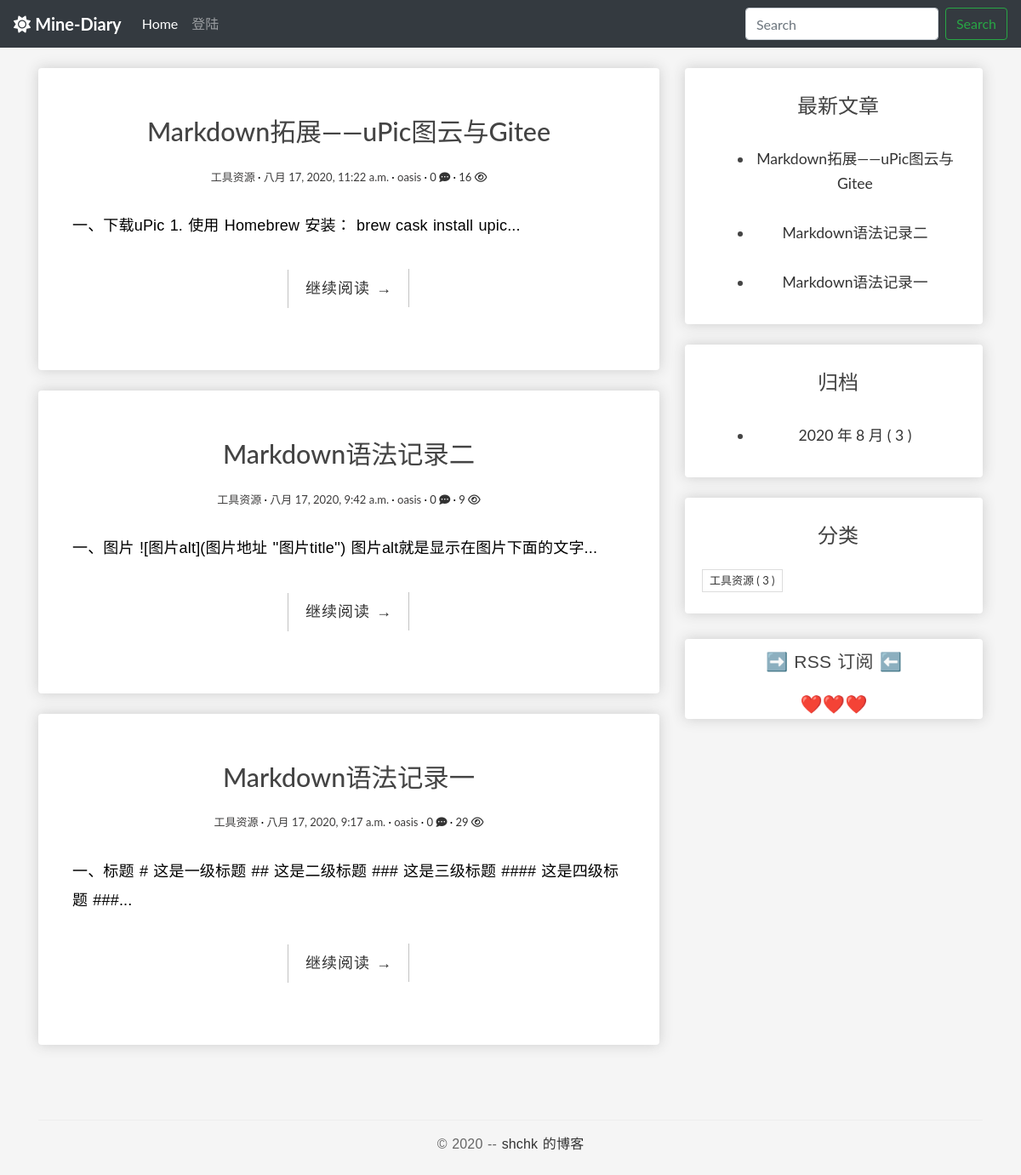
The app's page /categories/23/, older data.
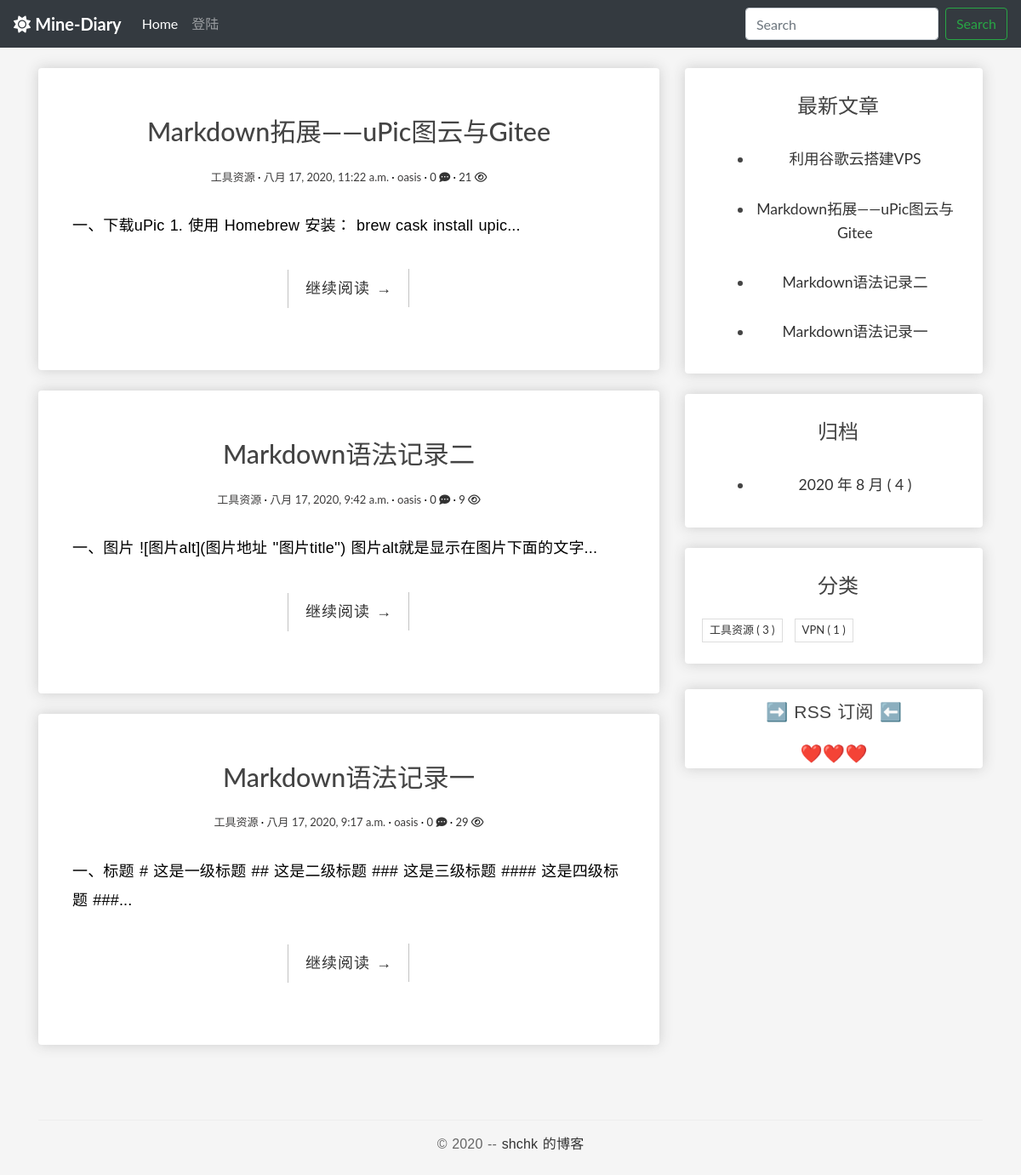
The same page, newer data.
### blog/models.py (models this page shows, shortened)
class Post(models.Model):
    author = models.ForeignKey(
        User, verbose_name='作者', on_delete=models.CASCADE)
    title = models.CharField('标题', max_length=100)
    body = models.TextField('正文')
    created_time = models.DateTimeField('创建时间', default=timezone.now)
    modified_time = models.DateTimeField('修改时间')
    excerpt = models.CharField('摘要', max_length=100, blank=True)
    categories = models.ForeignKey(
        Category, verbose_name='分类', on_delete=models.CASCADE)
    views = models.PositiveIntegerField('浏览量', default=0, editable=False)
    likes = models.PositiveIntegerField(default=0)
    def get_absolute_url(self):
        return reverse('blog:detail', kwargs={'pk': self.pk})
    class Meta:
        verbose_name = '文章'
        verbose_name_plural = verbose_name
        ordering = ['-created_time']

class Category(models.Model):
    name = models.CharField(max_length=100)
    class Meta:
        verbose_name = '分类'
        verbose_name_plural = verbose_name

### blog/views.py (the view)
# urls.py: path('categories/<int:pk>/', CategoryView.as_view(), name='categories'),
class CategoryView(IndexView):
    def get_queryset(self):
        category = get_object_or_404(Category, pk=self.kwargs.get('pk'))
        return super(CategoryView, self).get_queryset().filter(categories=category)

### blog/templatetags/blog_extras.py (called while the page is built)
@register.inclusion_tag('blog/inclusions/_recent_posts.html', takes_context=True)
def show_recent_posts(context, num=5):
    return {
        'recent_post_list': Post.objects.all().order_by('-created_time')[:num],
    }

@register.inclusion_tag('blog/inclusions/_archives.html', takes_context=True)
def show_archives(context):
    date_list = Post.objects.annotate(year=ExtractYear('created_time'), month=ExtractMonth(
        'created_time')).values('year', 'month').order_by('year', 'month').annotate(num_posts=Count('id'))
    return {
        'date_list': date_list
    }

@register.inclusion_tag('blog/inclusions/_categories.html', takes_context=True)
def show_categories(context):
    category_list = Category.objects.annotate(
        num_posts=Count('post')).filter(num_posts__gt=0)
    return {
        'category_list': category_list
    }

### blog/templates/blog/index.html (shortened to what this page needs)
{% extends 'base.html' %}
{% block main %}
  {% for post in post_list %}
    <div class="box-element">
      <article class="post post-{{ post.pk }}">
        <header class="entry-header">
          <h1 class="entry-title">
            <a>{{ post.title }}</a>
          </h1>
          <div class="entry-meta">
            <span class="post-category"><a>{{ post.categories.name }}</a></span>
            <span class="post-date"><a><time class="entry-date"
                  datetime="{{ post.created_time }}">{{ post.created_time }}</time></a></span>
            <span class="post-author"><a>{{ post.author }}</a></span>
            <span class="comments-link"><a href="{{ post.get_absolute_url }}#comment-area">{{ post.comments_post.count }} <i class="fas fa-comment-dots"></i></a></span>
            <span class="views-count"><a href="{{ post.get_absolute_url }}">{{ post.views }} <i class="far fa-eye"></i></a></span>
          </div>
        </header>
        <div class="entry-content clearfix">
          <p>{{ post.excerpt }}...</p>
          <div class="read-more cl-effect-14">
            <a href="{{ post.get_absolute_url }}" class="more-link">继续阅读 <span class="meta-nav">→</span></a>
          </div>
        </div>
        <br>
        <br>
      </article>
    </div>
    <br>
  {% empty %}
    <div class="no-post entry-title">暂时还没有发布的文章！</div>
  {% endfor %}
{% endblock main %}

### blog/templates/base.html (shortened to what this page needs)
{% load static %}
{% load blog_extras %}
<!DOCTYPE html>
<html>
<head>
  <link rel="stylesheet" href="https://stackpath.bootstrapcdn.com/bootstrap/4.5.2/css/bootstrap.min.css">
  <link href="https://cdn.bootcss.com/highlight.js/9.15.8/styles/github.min.css" rel="stylesheet">
  <link rel="stylesheet" type="text/css" href="{% static 'blog/css/main.css' %}">
</head>
<body>
  <nav class="navbar navbar-expand-lg navbar-dark bg-dark">
    <a class="navbar-brand" href="{% url 'blog:index' %}">
      <i class="fas fa-sun"></i>
      <strong>Mine-Diary</strong>
    </a>
    <div class="collapse navbar-collapse" id="navbarSupportedContent">
      <ul class="navbar-nav mr-auto">
        <li class="nav-item active">
          <a class="nav-link" href="{% url 'blog:index' %}">Home <span class="sr-only">(current)</span></a>
        </li>
        {% if user.is_authenticated %}
          <li class="nav-item dropdown">
            <a class="nav-link dropdown-toggle" href="#" id="navbarDropdown" role="button" data-toggle="dropdown"
              aria-haspopup="true" aria-expanded="false">
              {{ user.username }}
            </a>
            <div class="dropdown-menu" aria-labelledby="navbarDropdown">
              <a class="dropdown-item" href="{% url 'userprofile:profile_edit' user.id %}">个人信息</a>
              <div class="dropdown-divider"></div>
              <a class="dropdown-item" href="{% url 'blog:create_post' %}">写文章</a>
              <div class="dropdown-divider"></div>
              <a class="dropdown-item" href="{% url 'userprofile:user_logout' %}">退出登陆</a>
            </div>
          </li>
        {% else %}
          <li class="nav-item">
            <a class="nav-link" href="{% url 'userprofile:user_login' %}">登陆</a>
          </li>
        {% endif %}
      </ul>
      <form class="form-inline my-2 my-lg-0" method="get" action="{% url 'blog:search' %}">
        <input class="form-control mr-sm-2" name='q' type="search" placeholder="Search" aria-label="Search">
        <button class="btn btn-outline-success my-2 my-sm-0" type="submit">Search</button>
      </form>
    </div>
  </nav>
  <br>
  <div class="content-body">
    <div class="container">
      <div class="row">
        <main class="col-md-8">
          {% block main %}
          {% endblock main %}
        </main>
        <aside class="col-md-4">
          <div class="box-element">
            {% show_recent_posts %}
          </div>
          <br>
          <div class="box-element">
            {% show_archives %}
          </div>
          <br>
          <div class="box-element">
            {% show_categories %}
          </div>
          <div class="rss box-element entry-title">
            <p>➡️<a href="{% url 'rss' %}"> RSS 订阅</a> ⬅️</p>
            <p>❤️❤️❤️</p>
          </div>
        </aside>
      </div>
    </div>
  </div>
  <footer id="site-footer">
    <div class="container">
      <div class="row">
        <div class="col-md-12">
          <p class="copyright">&copy 2020 -- <a href="https://shchk-diary.herokuapp.com/" target="_blank"> shchk 的博客</a>
          </p>
        </div>
      </div>
    </div>
  </footer>
</body>
</html>

### blog/templates/blog/inclusions/_recent_posts.html
<div class="widget widget-content">
  <h3 class="widget-title entry-title">最新文章</h3>
  <ul>
    {% for post in recent_post_list %}
      <div class="entry-free">
        <li>
            <a href="{{ post.get_absolute_url }}">{{ post.title }}</a>
        </li>
      </div>
    {% empty %}
      暂无文章！
    {% endfor %}
  </ul>
</div>

### blog/templates/blog/inclusions/_archives.html
<div class="widget widget-content">
  <h3 class="widget-title entry-title">归档</h3>
  <ul>
    {% for date in date_list %}
      <div class="entry-free">
          <li>
              <a href="{% url 'blog:archives' date.year date.month %}">{{ date.year }} 年 {{ date.month }} 月 <span class="post-count">( {{ date.num_posts }} )</a>
          </li>
      </div>
    {% empty %}
      暂无归档！
    {% endfor %}
  </ul>
</div>

### blog/templates/blog/inclusions/_categories.html
<div class="widget widget-tag-cloud">
  <h3 class="widget-title entry-title">分类</h3>
  <ul>
    {% for category in category_list %}
      <li>
          <a href="{% url 'blog:categories' category.pk %}">{{ category.name }} <span class="post-count">( {{ category.num_posts }} )</span></a>
      </li>
    {% empty %}
      暂无分类！
    {% endfor %}
  </ul>
</div>

### blog/templates/go_to_top.html (shortened to what this page needs)
{% load static %}

### blog/static/blog/css/main.css (style rules this page uses)
body { background-color: whitesmoke; }
.box-element { box-shadow: hsl(0, 0%, 80%) 0 0 16px; background-color: #fff; border-radius: 4px; padding: 10px; }
.entry-free { text-align: center; font-size: 1.1em; margin-bottom: 20px; line-height: 1.6; padding: 10px 20px 0; }
* { outline: none; }
h1, h2, h3, h4, h5, h6 { margin-top: 0; }
a { color: #333; }
body { color: #444; font-family: 'Lato', sans-serif; }
p { font-family: 'Ubuntu', sans-serif; font-weight: 400; word-spacing: 1px; letter-spacing: 0.01em; }
.content-body { padding-bottom: 4em; }
.post { background: #fff; padding: 30px 30px 0; }
.entry-title { text-align: center; font-size: 1.9em; margin-bottom: 20px; line-height: 1.6; padding: 10px 20px 0; }
.entry-meta { text-align: center; color: #3d3c3c; font-size: 13px; margin-bottom: 30px; }
.entry-content { font-size: 18px; line-height: 1.9; font-weight: 300; color: #000; }
.post-category::after, .post-date::after, .post-author::after, .comments-link::after { content: ' ·'; color: #000; }
.read-more { font-family: 'Ubuntu', sans-serif; font-weight: 400; word-spacing: 1px; letter-spacing: 0.01em; text-align: center; margin-top: 20px; }
.cl-effect-14 a { padding: 0 20px; height: 45px; line-height: 45px; position: relative; display: inline-block; margin: 15px 25px; letter-spacing: 1px; font-weight: 400; text-shadow: 0 0 1px rgba(255, 255, 255, 0.3); }
.cl-effect-14 a::before, .cl-effect-14 a::after { position: absolute; width: 45px; height: 1px; background: #C3C3C3; content: ''; -webkit-transition: all 0.3s; -moz-transition: all 0.3s; transition: all 0.3s; pointer-events: none; }
.cl-effect-14 a::before { top: 0; left: 0; -webkit-transform: rotate(90deg); -moz-transform: rotate(90deg); transform: rotate(90deg); -webkit-transform-origin: 0 0; -moz-transform-origin: 0 0; transform-origin: 0 0; }
.cl-effect-14 a::after { right: 0; bottom: 0; -webkit-transform: rotate(90deg); -moz-transform: rotate(90deg); transform: rotate(90deg); -webkit-transform-origin: 100% 0; -moz-transform-origin: 100% 0; transform-origin: 100% 0; }
.widget { background: #fff; padding: 5px 0 5px 10px; }
.widget-title { font-size: 1.5em; margin-bottom: 20px; line-height: 1.6; padding: 10px 0 0; font-weight: 400; }
.widget-tag-cloud ul { padding: 0; margin: 0; margin-right: -10px; }
.widget-tag-cloud ul li { list-style-type: none; font-size: 13px; display: inline-block; margin-right: 10px; margin-bottom: 10px; padding: 3px 8px; border: 1px solid #ddd; }
.widget-content ul li { margin-bottom: 10px; }
.rss { font-size: 21px; margin-top: 30px; }
.rss a { color: #444; }
#site-footer { padding-top: 10px; padding: 0 0 1.5em 0; }
.copyright { text-align: center; padding-top: 1em; margin: 0; border-top: 1px solid #eee; color: #666; }

Row changes from the older to the newer data that the page shows:
changed Post "Markdown拓展——uPic图云与Gitee": views "16" → "21"
added Post: title "利用谷歌云搭建VPS", shown under "最新文章"
now on this page (row unchanged): Category: name "VPN", num_posts "1"
Text that changed along with them:
new list line: "2020 年 8 月 ( 4 )"
list line gone: "2020 年 8 月 ( 3 )"
